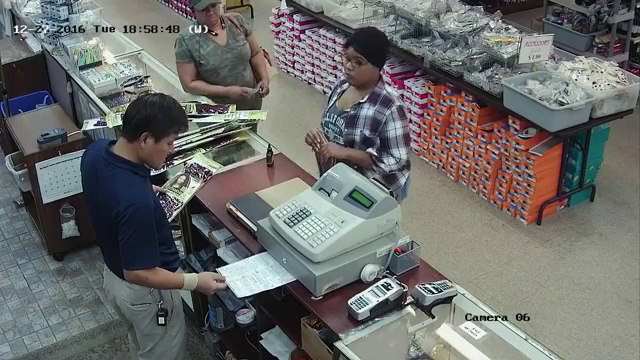
#> input picture frame 50 of video/6.mp4, 640 x 360 px, given in place of video.mp4, which was not available
$ python face_detection_video.py   (older library calls are emulated)
#> lines starting #> are read from the running program, lines starting #| are printed output that depends on the picture; pictures that were not available may be replaced by others from this repository, and a replacement may not be noted
import cv2
import sys

cascPath = '/home/unnirajendran/Desktop/face_detect/haarcascade_frontalface_default.xml'
cascPath2 = '/home/unnirajendran/Desktop/face_detect/haarcascade_profileface.xml'
faceCascade = cv2.CascadeClassifier(cascPath)
faceCascade2 = cv2.CascadeClassifier(cascPath2)

#give the name of the input video file

cap = cv2.VideoCapture('video.mp4')

while (cap.isOpened()):
    # Capture frame-by-frame
    ret, frame =cap.read()
#> frame is the input picture: shape (360, 640, 3); mean B, G, R 106.4, 108.6, 107.9
    #convert the frame to grayscale
    gray = cv2.cvtColor(frame, cv2.COLOR_BGR2GRAY)
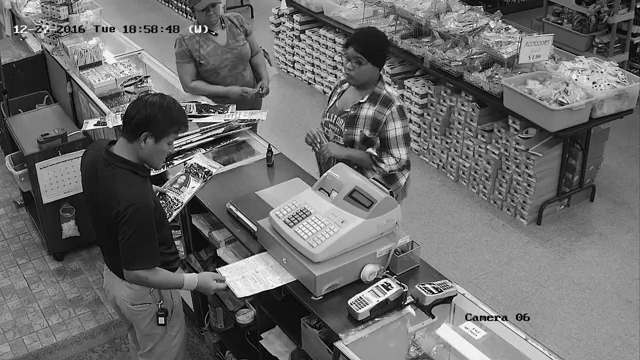
#> gray: shape (360, 640); min 0, max 255, mean 108.1

    faces = faceCascade.detectMultiScale(
        gray,
        scaleFactor=1.1,
        minNeighbors=5,
        minSize=(30, 30),
        # flags=cv2.cv.CV_HAAR_SCALE_IMAGE
        flags=0
    )
#> faces = ()

    for (x, y, w, h) in faces:
        cv2.rectangle(frame, (x, y), (x+w, y+h), (0, 255, 0), 2)
#> this loop made 0 passes

    faces2 = faceCascade2.detectMultiScale(
        gray,
        scaleFactor=1.1,
        minNeighbors=5,
        minSize=(30, 30),
        # flags=cv2.cv.CV_HAAR_SCALE_IMAGE
        flags=0
    )
#> faces2 = [[335, 40, 51, 51]]

    # Draw a rectangle around the faces
    for (x, y, w, h) in faces:
        cv2.rectangle(frame, (x, y), (x+w, y+h), (0, 0, 0), 2)


    # Display the resulting frame
    cv2.imshow('Video', frame)

    if cv2.waitKey(1) & 0xFF == ord('q'):
#> (key q is pressed here)
        break

# When everything is done, release the capture
cap.release()
cv2.destroyAllWindows()

$ run again, starting later in the video
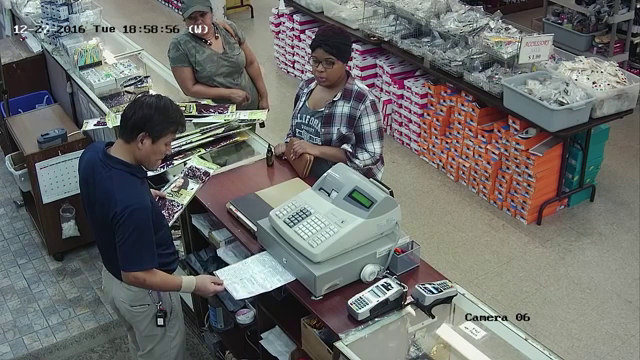
#> input picture frame 227 of video/6.mp4, 640 x 360 px, given in place of video.mp4, which was not available
#> frame is the input picture: shape (360, 640, 3); mean B, G, R 106.1, 108.6, 107.9
#> `gray = cv2.cvtColor(frame, cv2.COLOR_BGR2GRAY)`:
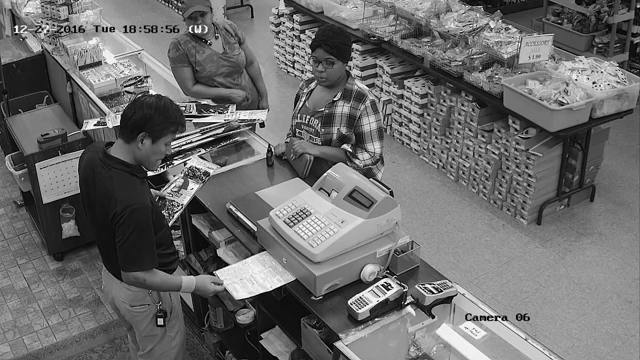
#> gray: shape (360, 640); min 0, max 255, mean 108.1
#> faces = ()
#> faces2 = [[306, 42, 48, 48]]

$ run again, starting later in the video
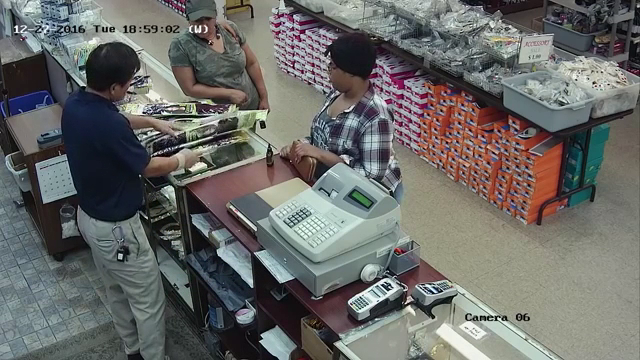
#> input picture frame 404 of video/6.mp4, 640 x 360 px, given in place of video.mp4, which was not available
#> frame is the input picture: shape (360, 640, 3); mean B, G, R 103.7, 106.3, 105.8
#> `gray = cv2.cvtColor(frame, cv2.COLOR_BGR2GRAY)`:
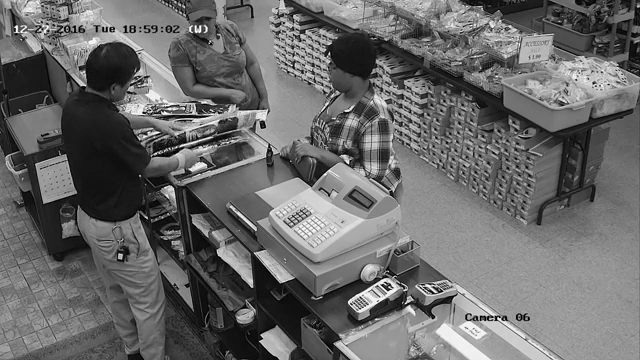
#> gray: shape (360, 640); min 0, max 255, mean 105.8
#> faces = ()
